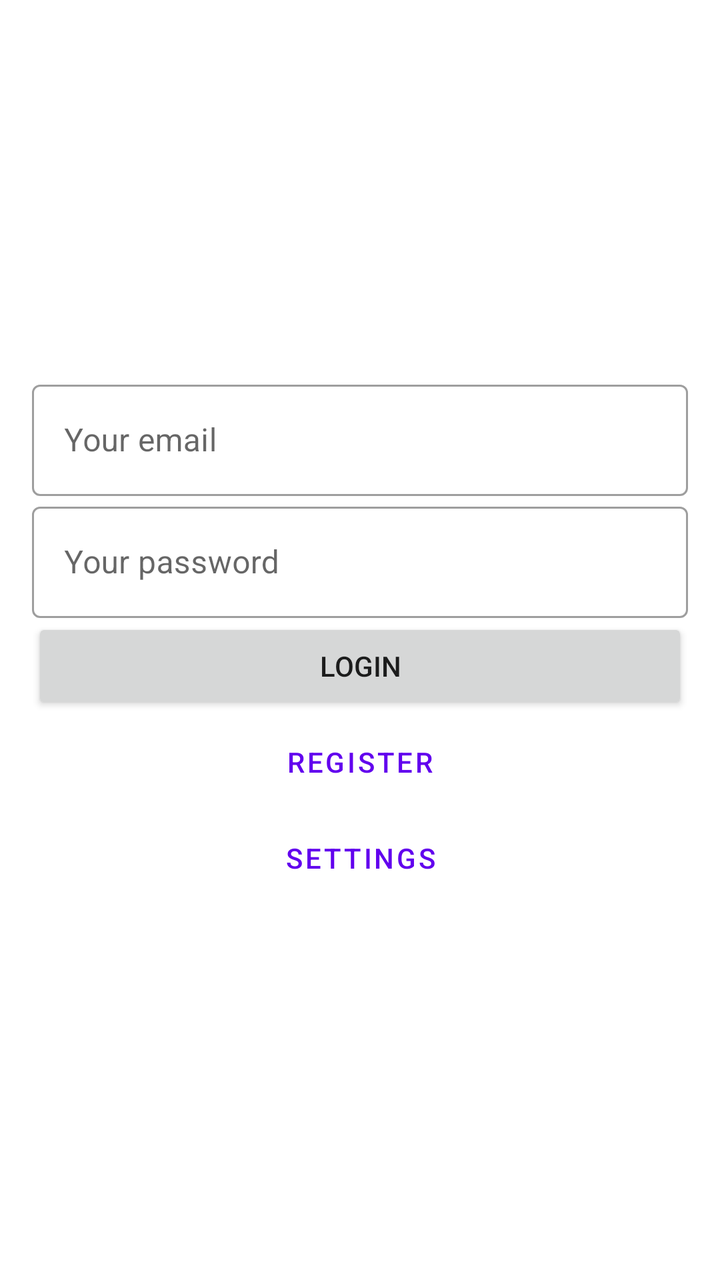
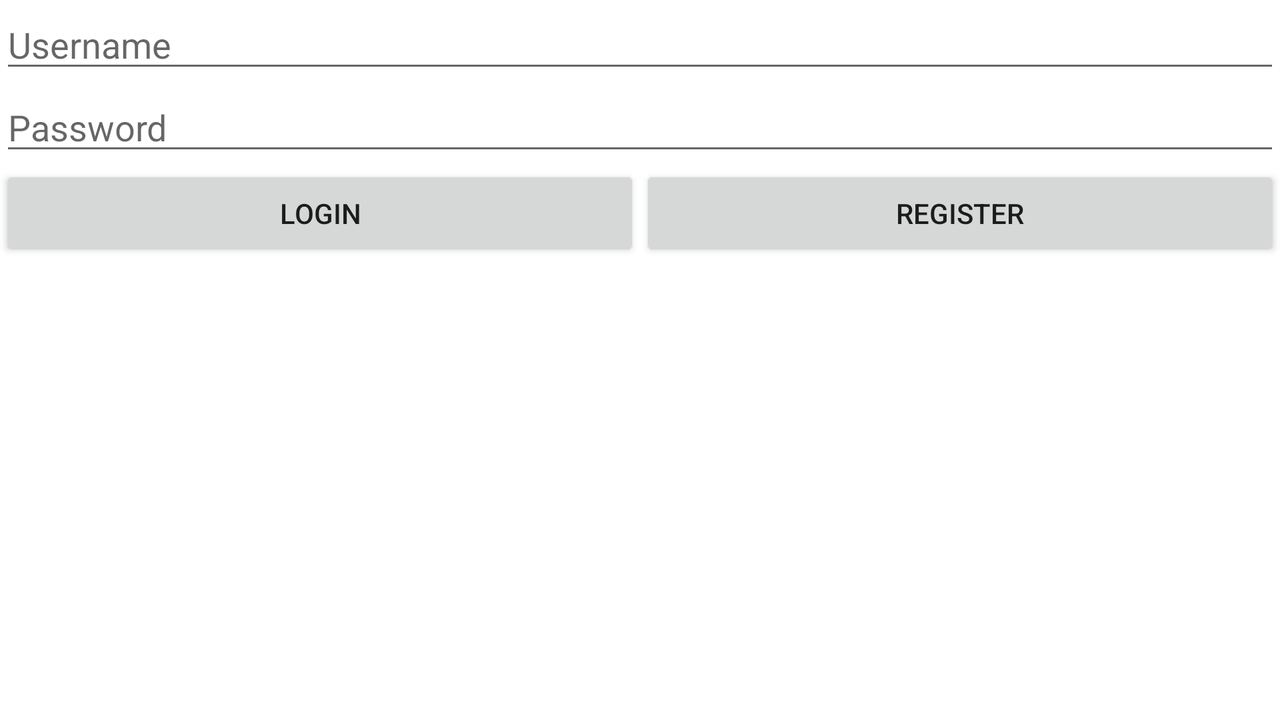

Two renders of one Android screen. The first uses the default layout on a phone; the second uses the alternative layout the repository ships for a different screen configuration, on a matching device. The two XML files are below.
<!-- AndroidManifest.xml: application theme Theme.Authenticator -->
<!-- res/layout/activity_main.xml -->
<?xml version="1.0" encoding="utf-8"?>
<LinearLayout xmlns:android="http://schemas.android.com/apk/res/android"
    android:layout_width="match_parent"
    android:layout_height="match_parent"
    android:gravity="center_vertical"
    android:orientation="vertical"
    android:padding="16dp">

    <com.google.android.material.textfield.TextInputLayout
        style="@style/Widget.MaterialComponents.TextInputLayout.OutlinedBox"
        android:layout_width="match_parent"
        android:layout_height="wrap_content">

        <EditText
            android:id="@+id/et_email"
            android:layout_width="match_parent"
            android:layout_height="wrap_content"
            android:hint="@string/hint_email"
            android:inputType="textEmailAddress" />
    </com.google.android.material.textfield.TextInputLayout>

    <com.google.android.material.textfield.TextInputLayout
        style="@style/Widget.MaterialComponents.TextInputLayout.OutlinedBox"
        android:layout_width="match_parent"
        android:layout_height="wrap_content">

        <EditText
            android:id="@+id/et_password"
            android:layout_width="match_parent"
            android:layout_height="wrap_content"
            android:hint="@string/hint_password"
            android:inputType="textPassword" />
    </com.google.android.material.textfield.TextInputLayout>

    <Button
        android:id="@+id/btn_login"
        android:layout_width="match_parent"
        android:layout_height="wrap_content"
        android:text="@string/login" />

    <Button
        android:id="@+id/btn_register"
        style="?attr/materialButtonOutlinedStyle"
        android:layout_width="match_parent"
        android:layout_height="wrap_content"
        android:text="@string/register" />

    <Button
        android:id="@+id/btn_settings"
        style="?attr/materialButtonOutlinedStyle"
        android:layout_width="match_parent"
        android:layout_height="wrap_content"
        android:text="@string/settings" />
</LinearLayout>
<!-- resources referenced by this layout -->
<resources>
  <string name="hint_email">Your email</string>
  <string name="hint_password">Your password</string>
  <string name="login">Login</string>
  <string name="register">Register</string>
  <string name="settings">Settings</string>
  <style name="Theme.Authenticator" parent="Theme.MaterialComponents.DayNight.DarkActionBar">
          
          <item name="colorPrimary">@color/purple_500</item>
          <item name="colorPrimaryVariant">@color/purple_700</item>
          <item name="colorOnPrimary">@color/white</item>
          
          <item name="colorSecondary">@color/teal_200</item>
          <item name="colorSecondaryVariant">@color/teal_700</item>
          <item name="colorOnSecondary">@color/black</item>
          
          <item name="android:statusBarColor" tools:targetApi="l">?attr/colorPrimaryVariant</item>
          
      </style>
</resources>
<!-- res/layout-land/activity_main.xml (the author's variant of the layout above) -->
<!-- drawn on the phone turned sideways -->
<?xml version="1.0" encoding="utf-8"?>
<androidx.constraintlayout.widget.ConstraintLayout xmlns:android="http://schemas.android.com/apk/res/android"
    xmlns:app="http://schemas.android.com/apk/res-auto"
    xmlns:tools="http://schemas.android.com/tools"
    android:layout_width="match_parent"
    android:layout_height="match_parent"
    android:orientation="vertical"
    tools:context=".MainActivity">

    <EditText
        android:id="@+id/editTextTextPersonName2"
        android:layout_width="match_parent"
        android:layout_height="wrap_content"
        android:ems="10"
        android:hint="@string/username_hint"
        android:inputType="textPersonName"
        app:layout_constraintTop_toTopOf="parent"
        tools:layout_editor_absoluteX="16dp" />

    <EditText
        android:id="@+id/editTextTextPassword"
        android:layout_width="match_parent"
        android:layout_height="wrap_content"
        android:ems="10"
        android:hint="@string/password_hint"
        android:inputType="textPassword"
        app:layout_constraintTop_toBottomOf="@+id/editTextTextPersonName2"
        tools:layout_editor_absoluteX="117dp" />

    <Button
        android:id="@+id/btnLogin"
        android:layout_width="0dp"
        android:layout_height="wrap_content"
        android:text="Login"
        app:layout_constraintEnd_toStartOf="@+id/btnRegister"
        app:layout_constraintStart_toStartOf="parent"
        app:layout_constraintTop_toBottomOf="@+id/editTextTextPassword" />

    <Button
        android:id="@+id/btnRegister"
        android:layout_width="0dp"
        android:layout_height="wrap_content"
        android:text="Register"
        app:layout_constraintEnd_toEndOf="parent"
        app:layout_constraintStart_toEndOf="@+id/btnLogin"
        app:layout_constraintTop_toBottomOf="@+id/editTextTextPassword" />

</androidx.constraintlayout.widget.ConstraintLayout>
<!-- resources referenced by the variant -->
<!-- as the phone turned sideways resolves them -->
<resources>
  <string name="password_hint">Password</string>
  <string name="username_hint">Username</string>
  <style name="Theme.Authenticator" parent="Theme.MaterialComponents.DayNight.DarkActionBar">
          
          <item name="colorPrimary">@color/purple_500</item>
          <item name="colorPrimaryVariant">@color/purple_700</item>
          <item name="colorOnPrimary">@color/white</item>
          
          <item name="colorSecondary">@color/teal_200</item>
          <item name="colorSecondaryVariant">@color/teal_700</item>
          <item name="colorOnSecondary">@color/black</item>
          
          <item name="android:statusBarColor" tools:targetApi="l">?attr/colorPrimaryVariant</item>
          
      </style>
</resources>
